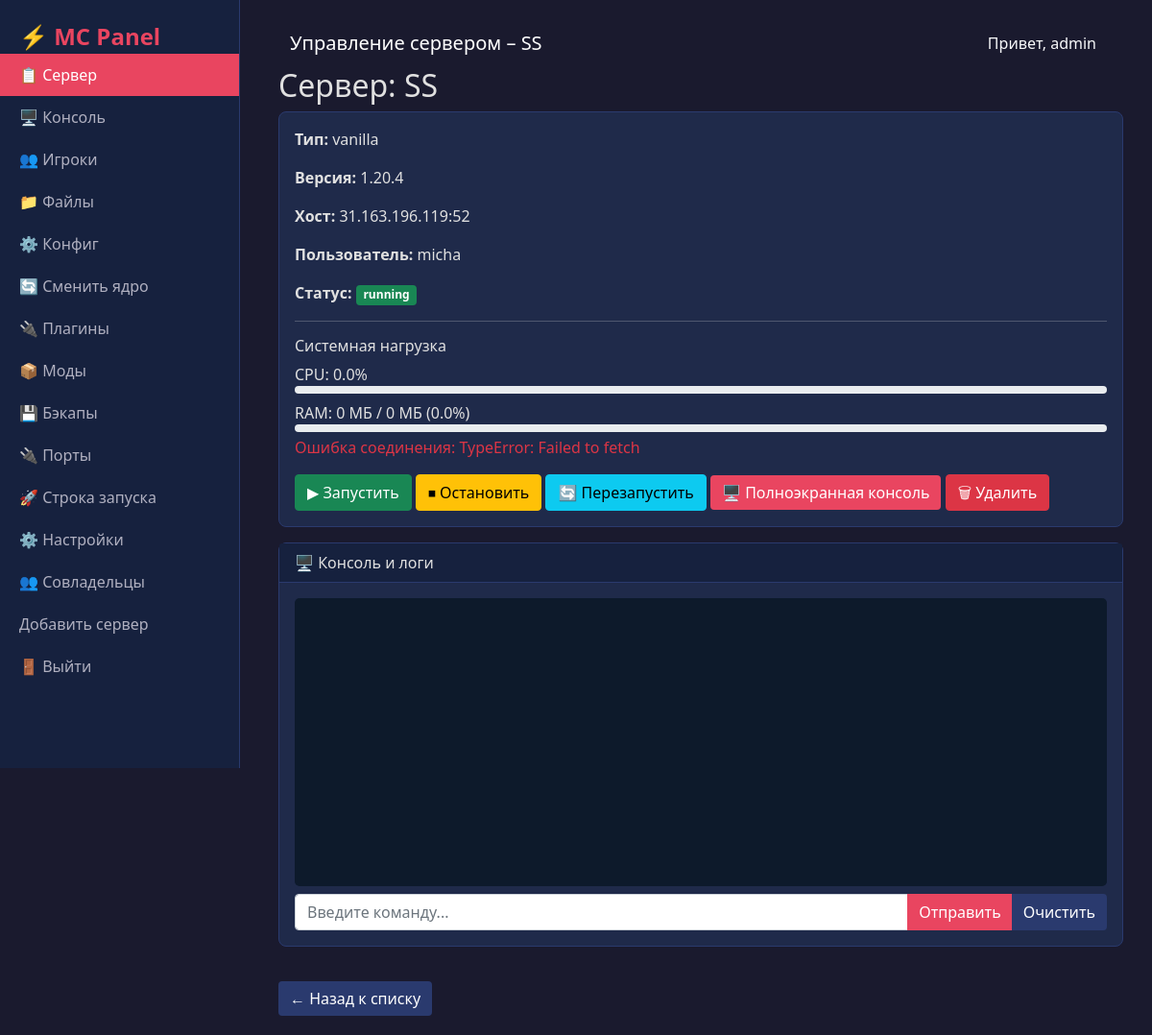
/server/1 (signed in), run on the app's committed database.
### models.py (models this page shows, shortened)
class Server(db.Model):
    id = db.Column(db.Integer, primary_key=True)
    name = db.Column(db.String(100), nullable=False)
    server_type = db.Column(db.String(20), nullable=False, default='vanilla')
    mc_version = db.Column(db.String(20), nullable=False)
    ssh_host = db.Column(db.String(100), nullable=False)
    ssh_port = db.Column(db.Integer, default=22)
    ssh_user = db.Column(db.String(50), nullable=False)
    ssh_password_enc = db.Column(db.String(255), nullable=False)
    status = db.Column(db.String(20), default='offline')
    user_id = db.Column(db.Integer, db.ForeignKey('user.id'), nullable=False)
    startup_command = db.Column(db.Text, default="java -Xms128M -Xmx1024M -jar server.jar nogui")
    memory_percent = db.Column(db.Integer, default=95)
    timezone = db.Column(db.String(50), default="Europe/Moscow")
    garbage_collector = db.Column(db.String(50), default="UseSerialGC")
    domain = db.Column(db.String(100), nullable=True)
    srv_record = db.Column(db.String(100), nullable=True)
    def get_password(self):
        fernet = Fernet(Config.FERNET_KEY.encode())
        return fernet.decrypt(self.ssh_password_enc.encode()).decode()

class User(UserMixin, db.Model):
    id = db.Column(db.Integer, primary_key=True)
    username = db.Column(db.String(80), unique=True, nullable=False)
    password = db.Column(db.String(120), nullable=False)
    servers = db.relationship('Server', backref='owner', lazy=True)
    co_servers = db.relationship('Server', secondary=server_access, backref=db.backref('co_owners', lazy='dynamic'))

### app.py (the view)
@app.route('/server/<int:server_id>')
@login_required
def server_detail(server_id):
    server = get_server_or_404(server_id)
    logs = ''
    try:
        client = ssh_connect(
            host=server.ssh_host,
            port=server.ssh_port,
            user=server.ssh_user,
            password=server.get_password()
        )
        logs = get_logs(client, server.name)
        status = get_status(client, server.name)
        server.status = status
        db.session.commit()
        client.close()
    except Exception as e:
        logs = f"Could not fetch logs: {e}"
        server.status = 'offline'
        db.session.commit()
    return render_template('server_detail.html', server=server, logs=logs)

### app.py (called while the page is built)
def get_server_or_404(server_id):
    server = db.session.get(Server, server_id)  # заменили Query.get
    if not server:
        abort(404)   # не return "Not found"
    if server.user_id == current_user.id or current_user in server.co_owners:
        return server
    abort(403)

@login_manager.user_loader
def load_user(user_id):
    return db.session.get(User, int(user_id))

### templates/server_detail.html (shortened to what this page needs)
{% extends "base.html" %}
{% block title %}Управление сервером – {{ server.name }}{% endblock %}
{% block content %}
<h2>Сервер: {{ server.name }}</h2>
<div class="card mb-3">
    <div class="card-body">
        <p><strong>Тип:</strong> {{ server.server_type }}</p>
        <p><strong>Версия:</strong> {{ server.mc_version }}</p>
        <p><strong>Хост:</strong> {{ server.ssh_host }}:{{ server.ssh_port }}</p>
        <p><strong>Пользователь:</strong> {{ server.ssh_user }}</p>
        <p><strong>Статус:</strong> <span class="badge bg-{% if server.status == 'running' %}success{% elif server.status == 'stopped' %}warning{% else %}secondary{% endif %}" id="server-status-badge">{{ server.status }}</span></p>
        <div id="stats-container" style="margin-top: 10px; display: {% if server.status == 'running' %}block{% else %}none{% endif %};">
            <hr>
            <h6>Системная нагрузка</h6>
            <div class="mb-2">
                <span>CPU: <span id="cpu-percent">0.0</span>%</span>
                <div class="progress" style="height: 8px;">
                </div>
            </div>
            <div>
                <span>RAM: <span id="ram-used">0</span> МБ / <span id="ram-total">0</span> МБ (<span id="ram-percent">0.0</span>%)</span>
                <div class="progress" style="height: 8px;">
                </div>
            </div>
            <div id="stats-error" class="text-danger mt-1" style="display:none;"></div>
        </div>
        <div class="mt-3">
            <a href="{{ url_for('start_server_route', server_id=server.id) }}" class="btn btn-success">▶ Запустить</a>
            <a href="{{ url_for('stop_server_route', server_id=server.id) }}" class="btn btn-warning">⏹ Остановить</a>
            <a href="{{ url_for('restart_server_route', server_id=server.id) }}" class="btn btn-info">🔄 Перезапустить</a>
            <a href="{{ url_for('console', server_id=server.id) }}" class="btn btn-primary">🖥️ Полноэкранная консоль</a>
            <form action="{{ url_for('delete_server_route', server_id=server.id) }}" method="post" style="display:inline;">
                <button type="submit" class="btn btn-danger" onclick="return confirm('Удалить сервер? Это необратимо.')">🗑 Удалить</button>
            </form>
        </div>
    </div>
</div>
<div class="card">
    <div class="card-header">🖥️ Консоль и логи</div>
    <div class="card-body">
        <div id="console-output" style="background: #0d1a2b; color: #c8d6e5; padding: 10px; border-radius: 5px; height: 300px; overflow-y: auto; font-family: monospace; white-space: pre-wrap; font-size: 14px;"></div>
        <div class="input-group mt-2">
            <input type="text" id="command-input" class="form-control" placeholder="Введите команду..." autofocus>
            <button id="send-command" class="btn btn-primary">Отправить</button>
            <button id="clear-console" class="btn btn-secondary">Очистить</button>
        </div>
    </div>
</div>
<a href="{{ url_for('index') }}" class="btn btn-secondary mt-3">← Назад к списку</a>
{% endblock %}

### templates/base.html (shortened to what this page needs)
<!DOCTYPE html>
<html lang="ru">
<head>
    <link href="https://cdn.jsdelivr.net/npm/bootstrap@5.1.3/dist/css/bootstrap.min.css" rel="stylesheet">
    <link rel="stylesheet" href="{{ url_for('static', filename='style.css') }}">
</head>
<body>
    <div class="sidebar">
        <a href="{{ url_for('index') }}" class="brand" style="text-decoration: none;">⚡ MC Panel</a>
        <div class="nav flex-column">
            {% if current_user.is_authenticated %}
                {% if server %}
                    <a class="nav-link {% if request.endpoint == 'server_detail' %}active{% endif %}" href="{{ url_for('server_detail', server_id=server.id) }}">📋 Сервер</a>
                    <a class="nav-link {% if request.endpoint == 'console' %}active{% endif %}" href="{{ url_for('console', server_id=server.id) }}">🖥️ Консоль</a>
                    <a class="nav-link {% if request.endpoint == 'players' %}active{% endif %}" href="{{ url_for('players', server_id=server.id) }}">👥 Игроки</a>
                    <a class="nav-link {% if request.endpoint == 'files' %}active{% endif %}" href="{{ url_for('files', server_id=server.id) }}">📁 Файлы</a>
                    <a class="nav-link {% if request.endpoint == 'config' %}active{% endif %}" href="{{ url_for('config', server_id=server.id) }}">⚙️ Конфиг</a>
                    <a class="nav-link {% if request.endpoint == 'change_core' %}active{% endif %}" href="{{ url_for('change_core', server_id=server.id) }}">🔄 Сменить ядро</a>
                    <a class="nav-link {% if request.endpoint == 'plugins' %}active{% endif %}" href="{{ url_for('plugins', server_id=server.id) }}">🔌 Плагины</a>
                    <a class="nav-link {% if request.endpoint == 'mods' %}active{% endif %}" href="{{ url_for('mods', server_id=server.id) }}">📦 Моды</a>
                    <a class="nav-link {% if request.endpoint == 'backups' %}active{% endif %}" href="{{ url_for('backups', server_id=server.id) }}">💾 Бэкапы</a>
                    <a class="nav-link {% if request.endpoint == 'ports' %}active{% endif %}" href="{{ url_for('ports', server_id=server.id) }}">🔌 Порты</a>
                    <a class="nav-link {% if request.endpoint == 'startup' %}active{% endif %}" href="{{ url_for('startup', server_id=server.id) }}">🚀 Строка запуска</a>
                    <a class="nav-link {% if request.endpoint == 'settings' %}active{% endif %}" href="{{ url_for('settings', server_id=server.id) }}">⚙️ Настройки</a>
                    <a class="nav-link {% if request.endpoint == 'coowners' %}active{% endif %}" href="{{ url_for('coowners', server_id=server.id) }}">👥 Совладельцы</a>
                {% endif %}
            <a class="nav-link" href="{{ url_for('add_server') }}">Добавить сервер</a>
            <a class="nav-link" href="{{ url_for('logout') }}">🚪 Выйти</a>
            {% else %}
                <a class="nav-link" href="{{ url_for('login') }}">🔑 Вход</a>
                <a class="nav-link" href="{{ url_for('register') }}">📝 Регистрация</a>
            {% endif %}
        </div>
    </div>
    <div class="main-content">
        <nav class="navbar navbar-expand-lg navbar-dark bg-transparent">
            <div class="container-fluid">
                <span class="navbar-brand mb-0 h1">{% block title %}Панель управления{% endblock %}</span>
                <div class="d-flex">
                    {% if current_user.is_authenticated %}
                        <span class="text-light me-3">Привет, {{ current_user.username }}</span>
                    {% endif %}
                </div>
            </div>
        </nav>
        {% block content %}{% endblock %}
    </div>
</body>
</html>

### static/style.css (style rules this page uses)
body { background-color: #1a1a2e; color: #e0e0e0; font-family: 'Segoe UI', Tahoma, Geneva, Verdana, sans-serif; padding-left: 260px; }
.sidebar { position: fixed; top: 0; left: 0; height: 100vh; width: 250px; background-color: #16213e; padding: 20px 0; overflow-y: auto; border-right: 1px solid #2a3a6e; z-index: 1000; }
.sidebar .brand { color: #e94560; font-size: 1.5rem; font-weight: bold; padding: 0 20px 20px; border-bottom: 1px solid #2a3a6e; margin-bottom: 20px; }
.sidebar .nav-link { color: #b0b0c0; padding: 10px 20px; border-radius: 0; transition: 0.2s; }
.sidebar .nav-link.active { background-color: #e94560; color: #fff; }
.main-content { padding: 20px 30px; }
.card { background-color: #1f2a4a; border: 1px solid #2a3a6e; border-radius: 8px; margin-bottom: 20px; }
.card-header { background-color: #16213e; border-bottom: 1px solid #2a3a6e; color: #e0e0e0; }
.btn-primary { background-color: #e94560; border: none; }
.btn-secondary { background-color: #2a3a6e; border: none; }
a { color: #e94560; }

### data on the page
Server: name "SS", server_type "vanilla", mc_version "1.20.4", ssh_host "31.163.196.119", ssh_port "52", ssh_user "micha", status "running"
User: username "admin"
